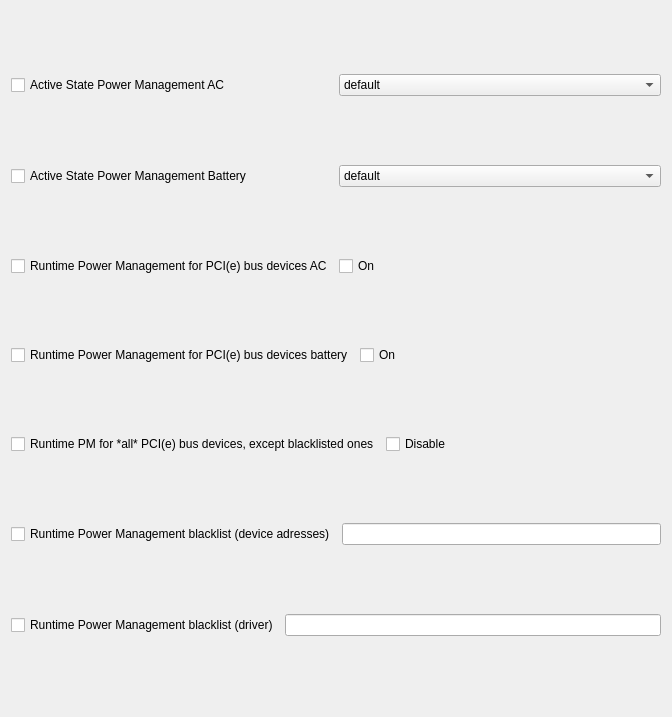
          <widget class="QWidget" name="scrollAreaWidgetContents_4">
           <property name="geometry">
            <rect>
             <x>0</x>
             <y>0</y>
             <width>672</width>
             <height>717</height>
            </rect>
           </property>
           <layout class="QVBoxLayout" name="verticalLayout_9">
            <item>
             <layout class="QHBoxLayout" name="horizontalLayout_27">
              <item>
               <widget class="QCheckBox" name="checkBox_30">
                <property name="text">
                 <string>Active State Power Management AC</string>
                </property>
               </widget>
              </item>
              <item>
               <widget class="QComboBox" name="comboBox_13">
                <item>
                 <property name="text">
                  <string>default</string>
                 </property>
                </item>
                <item>
                 <property name="text">
                  <string>performance</string>
                 </property>
                </item>
                <item>
                 <property name="text">
                  <string>powersave</string>
                 </property>
                </item>
               </widget>
              </item>
             </layout>
            </item>
            <item>
             <layout class="QHBoxLayout" name="horizontalLayout_28">
              <item>
               <widget class="QCheckBox" name="checkBox_31">
                <property name="text">
                 <string>Active State Power Management Battery</string>
                </property>
               </widget>
              </item>
              <item>
               <widget class="QComboBox" name="comboBox_14">
                <item>
                 <property name="text">
                  <string>default</string>
                 </property>
                </item>
                <item>
                 <property name="text">
                  <string>performance</string>
                 </property>
                </item>
                <item>
                 <property name="text">
                  <string>powersave</string>
                 </property>
                </item>
               </widget>
              </item>
             </layout>
            </item>
            <item>
             <layout class="QHBoxLayout" name="horizontalLayout_41">
              <item>
               <widget class="QCheckBox" name="checkBox_53">
                <property name="text">
                 <string>Runtime Power Management for PCI(e) bus devices AC</string>
                </property>
               </widget>
              </item>
              <item>
               <widget class="QCheckBox" name="checkBox_54">
                <property name="text">
                 <string>On</string>
                </property>
               </widget>
              </item>
             </layout>
            </item>
            <item>
             <layout class="QHBoxLayout" name="horizontalLayout_54">
              <item>
               <widget class="QCheckBox" name="checkBox_78">
                <property name="text">
                 <string>Runtime Power Management for PCI(e) bus devices battery</string>
                </property>
               </widget>
              </item>
              <item>
               <widget class="QCheckBox" name="checkBox_79">
                <property name="text">
                 <string>On</string>
                </property>
               </widget>
              </item>
             </layout>
            </item>
            <item>
             <layout class="QHBoxLayout" name="horizontalLayout_44">
              <item>
               <widget class="QCheckBox" name="checkBox_55">
                <property name="text">
                 <string>Runtime PM for *all* PCI(e) bus devices, except blacklisted ones</string>
                </property>
               </widget>
              </item>
              <item>
               <widget class="QCheckBox" name="checkBox_56">
                <property name="text">
                 <string>Disable</string>
                </property>
               </widget>
              </item>
             </layout>
            </item>
            <item>
             <layout class="QHBoxLayout" name="horizontalLayout_45">
              <item>
               <widget class="QCheckBox" name="checkBox_57">
                <property name="text">
                 <string>Runtime Power Management blacklist (device adresses)</string>
                </property>
               </widget>
              </item>
              <item>
               <widget class="QLineEdit" name="lineEdit_2"/>
              </item>
             </layout>
            </item>
            <item>
             <layout class="QHBoxLayout" name="horizontalLayout_46">
              <item>
               <widget class="QCheckBox" name="checkBox_58">
                <property name="text">
                 <string>Runtime Power Management blacklist (driver)</string>
                </property>
               </widget>
              </item>
              <item>
               <widget class="QLineEdit" name="lineEdit_3"/>
              </item>
             </layout>
            </item>
           </layout>
          </widget>
